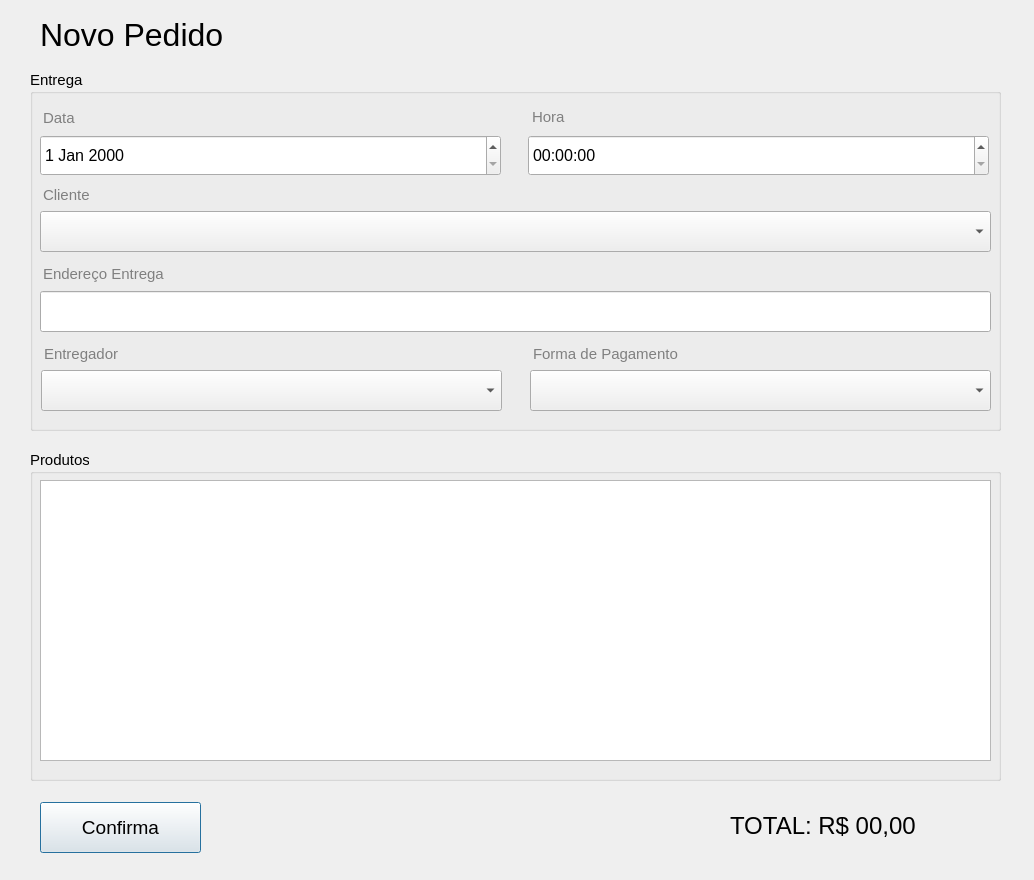
<?xml version="1.0" encoding="UTF-8"?>
<ui version="4.0">
 <class>Dialog</class>
 <widget class="QDialog" name="Dialog">
  <property name="geometry">
   <rect>
    <x>0</x>
    <y>0</y>
    <width>1034</width>
    <height>880</height>
   </rect>
  </property>
  <property name="windowTitle">
   <string>Dialog</string>
  </property>
  <widget class="QPushButton" name="pushButton">
   <property name="geometry">
    <rect>
     <x>40</x>
     <y>802</y>
     <width>161</width>
     <height>51</height>
    </rect>
   </property>
   <property name="font">
    <font>
     <pointsize>14</pointsize>
    </font>
   </property>
   <property name="text">
    <string>Confirma</string>
   </property>
  </widget>
  <widget class="QLabel" name="label_8">
   <property name="geometry">
    <rect>
     <x>730</x>
     <y>800</y>
     <width>261</width>
     <height>51</height>
    </rect>
   </property>
   <property name="font">
    <font>
     <pointsize>18</pointsize>
    </font>
   </property>
   <property name="text">
    <string>TOTAL: R$ 00,00</string>
   </property>
  </widget>
  <widget class="QLabel" name="label_9">
   <property name="geometry">
    <rect>
     <x>40</x>
     <y>4</y>
     <width>301</width>
     <height>61</height>
    </rect>
   </property>
   <property name="font">
    <font>
     <pointsize>24</pointsize>
    </font>
   </property>
   <property name="text">
    <string>Novo Pedido</string>
   </property>
  </widget>
  <widget class="QGroupBox" name="groupBox">
   <property name="geometry">
    <rect>
     <x>30</x>
     <y>70</y>
     <width>971</width>
     <height>361</height>
    </rect>
   </property>
   <property name="font">
    <font>
     <pointsize>11</pointsize>
    </font>
   </property>
   <property name="title">
    <string>Entrega</string>
   </property>
   <widget class="QComboBox" name="comboBox">
    <property name="geometry">
     <rect>
      <x>10</x>
      <y>141</y>
      <width>951</width>
      <height>41</height>
     </rect>
    </property>
    <property name="font">
     <font>
      <pointsize>12</pointsize>
     </font>
    </property>
   </widget>
   <widget class="QLabel" name="label_4">
    <property name="geometry">
     <rect>
      <x>502</x>
      <y>31</y>
      <width>51</width>
      <height>31</height>
     </rect>
    </property>
    <property name="font">
     <font>
      <pointsize>11</pointsize>
     </font>
    </property>
    <property name="styleSheet">
     <string notr="true">color:gray;</string>
    </property>
    <property name="text">
     <string>Hora</string>
    </property>
   </widget>
   <widget class="QLabel" name="label">
    <property name="geometry">
     <rect>
      <x>13</x>
      <y>32</y>
      <width>61</width>
      <height>31</height>
     </rect>
    </property>
    <property name="font">
     <font>
      <pointsize>11</pointsize>
     </font>
    </property>
    <property name="styleSheet">
     <string notr="true">color:gray;</string>
    </property>
    <property name="text">
     <string>Data</string>
    </property>
   </widget>
   <widget class="QLabel" name="label_7">
    <property name="geometry">
     <rect>
      <x>503</x>
      <y>268</y>
      <width>180</width>
      <height>31</height>
     </rect>
    </property>
    <property name="font">
     <font>
      <pointsize>11</pointsize>
     </font>
    </property>
    <property name="styleSheet">
     <string notr="true">color:gray;</string>
    </property>
    <property name="text">
     <string>Forma de Pagamento</string>
    </property>
   </widget>
   <widget class="QLabel" name="label_2">
    <property name="geometry">
     <rect>
      <x>13</x>
      <y>117</y>
      <width>81</width>
      <height>16</height>
     </rect>
    </property>
    <property name="font">
     <font>
      <pointsize>11</pointsize>
     </font>
    </property>
    <property name="styleSheet">
     <string notr="true">color:gray;</string>
    </property>
    <property name="text">
     <string>Cliente</string>
    </property>
   </widget>
   <widget class="QComboBox" name="comboBox_3">
    <property name="geometry">
     <rect>
      <x>500</x>
      <y>300</y>
      <width>461</width>
      <height>41</height>
     </rect>
    </property>
    <property name="font">
     <font>
      <pointsize>12</pointsize>
     </font>
    </property>
   </widget>
   <widget class="QTimeEdit" name="timeEdit">
    <property name="geometry">
     <rect>
      <x>498</x>
      <y>65</y>
      <width>461</width>
      <height>41</height>
     </rect>
    </property>
    <property name="font">
     <font>
      <pointsize>12</pointsize>
     </font>
    </property>
   </widget>
   <widget class="QLabel" name="label_3">
    <property name="geometry">
     <rect>
      <x>13</x>
      <y>188</y>
      <width>191</width>
      <height>31</height>
     </rect>
    </property>
    <property name="font">
     <font>
      <pointsize>11</pointsize>
     </font>
    </property>
    <property name="styleSheet">
     <string notr="true">color:gray;</string>
    </property>
    <property name="text">
     <string>Endereço Entrega</string>
    </property>
   </widget>
   <widget class="QDateEdit" name="dateEdit">
    <property name="geometry">
     <rect>
      <x>10</x>
      <y>65</y>
      <width>461</width>
      <height>41</height>
     </rect>
    </property>
    <property name="font">
     <font>
      <pointsize>12</pointsize>
     </font>
    </property>
   </widget>
   <widget class="QLineEdit" name="lineEdit_2">
    <property name="geometry">
     <rect>
      <x>10</x>
      <y>221</y>
      <width>951</width>
      <height>41</height>
     </rect>
    </property>
    <property name="font">
     <font>
      <pointsize>12</pointsize>
     </font>
    </property>
   </widget>
   <widget class="QLabel" name="label_5">
    <property name="geometry">
     <rect>
      <x>14</x>
      <y>268</y>
      <width>131</width>
      <height>31</height>
     </rect>
    </property>
    <property name="font">
     <font>
      <pointsize>11</pointsize>
     </font>
    </property>
    <property name="styleSheet">
     <string notr="true">color:gray;</string>
    </property>
    <property name="text">
     <string>Entregador</string>
    </property>
   </widget>
   <widget class="QComboBox" name="comboBox_2">
    <property name="geometry">
     <rect>
      <x>11</x>
      <y>300</y>
      <width>461</width>
      <height>41</height>
     </rect>
    </property>
    <property name="font">
     <font>
      <pointsize>12</pointsize>
     </font>
    </property>
   </widget>
  </widget>
  <widget class="QGroupBox" name="groupBox_2">
   <property name="geometry">
    <rect>
     <x>30</x>
     <y>450</y>
     <width>971</width>
     <height>331</height>
    </rect>
   </property>
   <property name="font">
    <font>
     <pointsize>11</pointsize>
    </font>
   </property>
   <property name="title">
    <string>Produtos</string>
   </property>
   <widget class="QTableView" name="tableView">
    <property name="geometry">
     <rect>
      <x>10</x>
      <y>30</y>
      <width>951</width>
      <height>281</height>
     </rect>
    </property>
    <property name="font">
     <font>
      <pointsize>12</pointsize>
     </font>
    </property>
    <property name="gridStyle">
     <enum>Qt::DotLine</enum>
    </property>
   </widget>
  </widget>
 </widget>
 <resources/>
 <connections/>
</ui>
